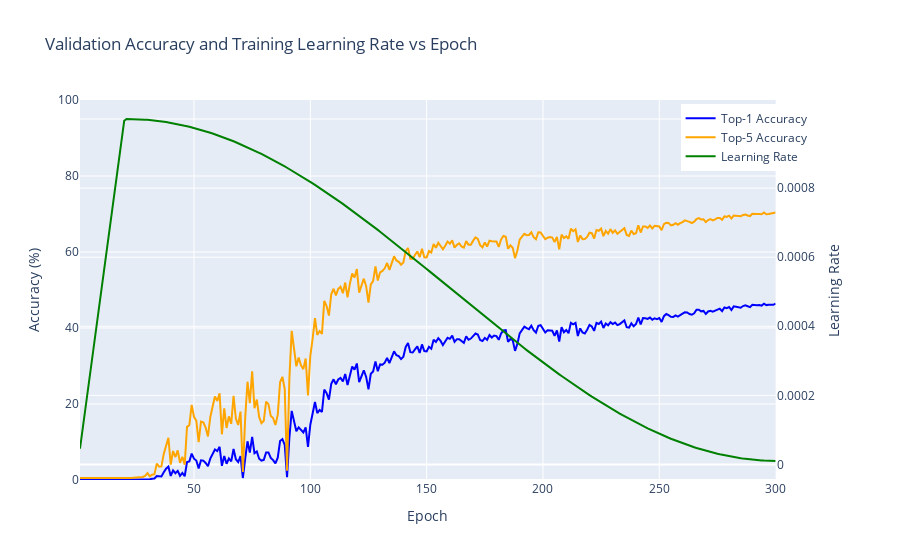

Notebook source saved alongside this figure:
### Code cell
# SEBNet Adam, LR 1e-03
log_file_path = '/home/robert.breslin/alessandro/paper_2/mmpretrain/work_dirs/pretrain01_staged_lr_adamw_1xb64_in1k/20250721_170401/20250721_170401.log'
epochs, top1, top5, lrs = parse_log_file(log_file_path)
plot_accuracies_and_lr_interactive(epochs, top1, top5, lrs)

### Figure 1 — Plotly figure (JSON) as saved in the notebook; plotly's stock layout.template omitted (floating-point values rounded to 4 significant figures; data arrays with more than 128 entries replaced by an {"elided": "..."} marker saying what was removed)
{"data": [{"line": {"color": "blue"}, "name": "Top-1 Accuracy", "type": "scatter", "x": {"elided": "300 int values"}, "xaxis": "x", "y": {"elided": "300 float values"}, "yaxis": "y"}, {"line": {"color": "orange"}, "name": "Top-5 Accuracy", "type": "scatter", "x": {"elided": "300 int values"}, "xaxis": "x", "y": {"elided": "300 float values"}, "yaxis": "y"}, {"line": {"color": "green"}, "name": "Learning Rate", "type": "scatter", "x": {"elided": "300 int values"}, "xaxis": "x", "y": {"elided": "300 float values"}, "yaxis": "y2"}], "layout": {"hovermode": "x unified", "legend": {"x": 0.99, "xanchor": "right", "y": 0.99, "yanchor": "top"}, "title": {"text": "Validation Accuracy and Training Learning Rate vs Epoch"}, "xaxis": {"anchor": "y", "domain": [0, 0.94], "title": {"text": "Epoch"}}, "yaxis": {"anchor": "x", "domain": [0, 1], "range": [0, 100], "title": {"text": "Accuracy (%)"}}, "yaxis2": {"anchor": "x", "overlaying": "y", "side": "right", "title": {"text": "Learning Rate"}}}}
